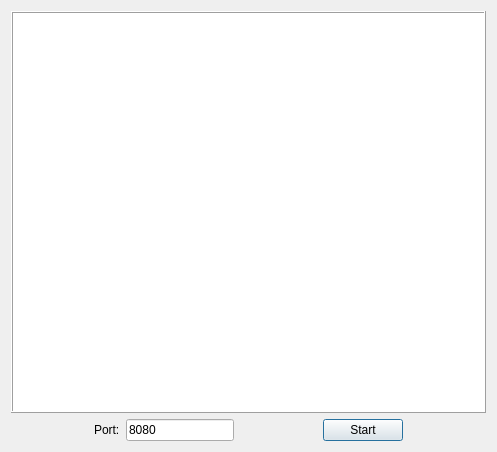
<?xml version="1.0" encoding="UTF-8"?>
<ui version="4.0">
 <class>ServerDialog</class>
 <widget class="QDialog" name="ServerDialog">
  <property name="geometry">
   <rect>
    <x>0</x>
    <y>0</y>
    <width>497</width>
    <height>452</height>
   </rect>
  </property>
  <property name="windowTitle">
   <string>ServerDialog</string>
  </property>
  <layout class="QVBoxLayout" name="verticalLayout">
   <item>
    <widget class="QListWidget" name="listWidget">
     <property name="sizePolicy">
      <sizepolicy hsizetype="Preferred" vsizetype="Expanding">
       <horstretch>0</horstretch>
       <verstretch>0</verstretch>
      </sizepolicy>
     </property>
     <property name="frameShape">
      <enum>QFrame::Box</enum>
     </property>
     <property name="frameShadow">
      <enum>QFrame::Raised</enum>
     </property>
    </widget>
   </item>
   <item>
    <layout class="QHBoxLayout" name="horizontalLayout">
     <item>
      <spacer name="horizontalSpacer_2">
       <property name="orientation">
        <enum>Qt::Horizontal</enum>
       </property>
       <property name="sizeHint" stdset="0">
        <size>
         <width>40</width>
         <height>20</height>
        </size>
       </property>
      </spacer>
     </item>
     <item>
      <widget class="QLabel" name="label">
       <property name="text">
        <string>Port:</string>
       </property>
      </widget>
     </item>
     <item>
      <widget class="QLineEdit" name="PortEdit">
       <property name="text">
        <string>8080</string>
       </property>
      </widget>
     </item>
     <item>
      <spacer name="horizontalSpacer">
       <property name="orientation">
        <enum>Qt::Horizontal</enum>
       </property>
       <property name="sizeHint" stdset="0">
        <size>
         <width>40</width>
         <height>20</height>
        </size>
       </property>
      </spacer>
     </item>
     <item>
      <widget class="QPushButton" name="CreateButton">
       <property name="text">
        <string>Start</string>
       </property>
      </widget>
     </item>
     <item>
      <spacer name="horizontalSpacer_3">
       <property name="orientation">
        <enum>Qt::Horizontal</enum>
       </property>
       <property name="sizeHint" stdset="0">
        <size>
         <width>40</width>
         <height>20</height>
        </size>
       </property>
      </spacer>
     </item>
    </layout>
   </item>
  </layout>
 </widget>
 <resources/>
 <connections/>
</ui>
